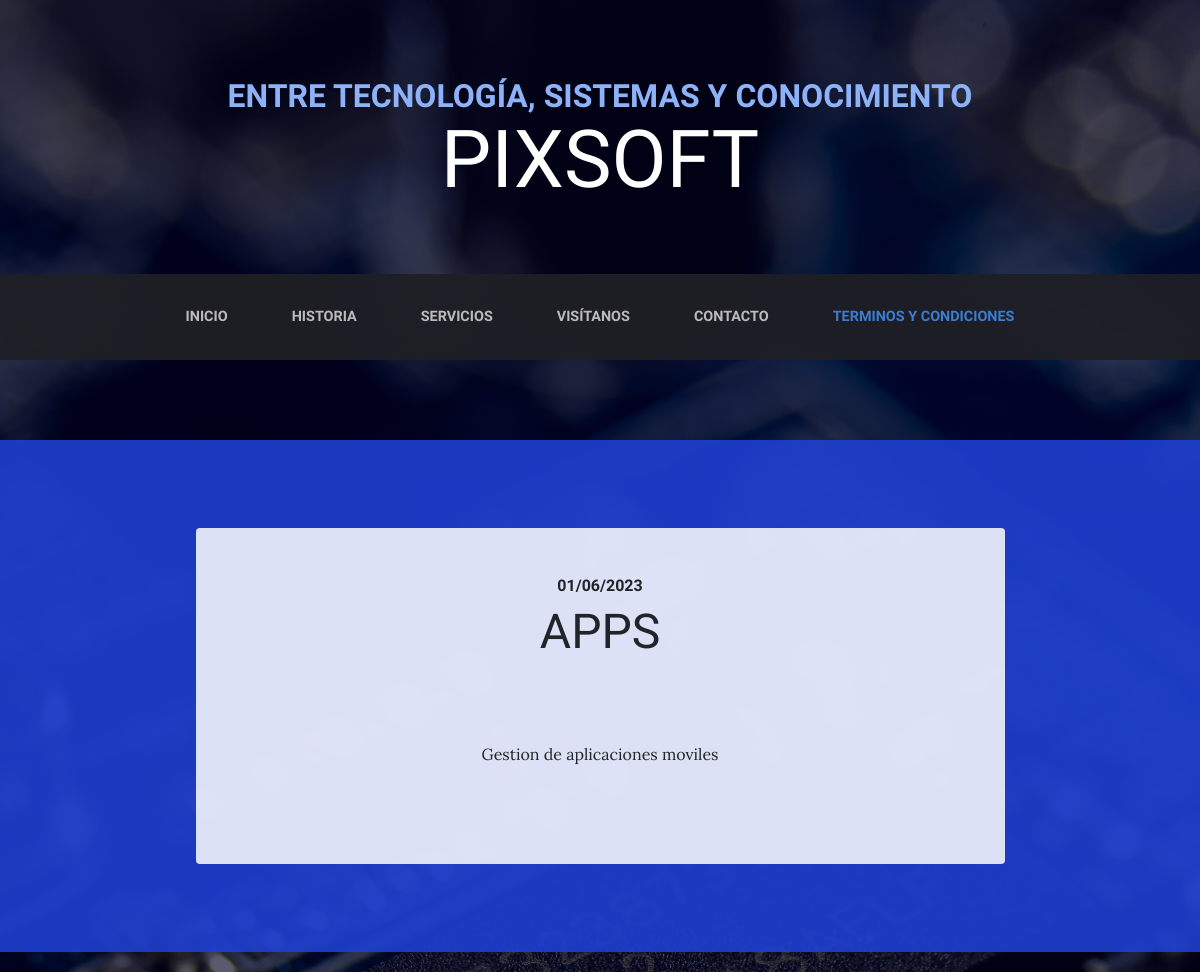
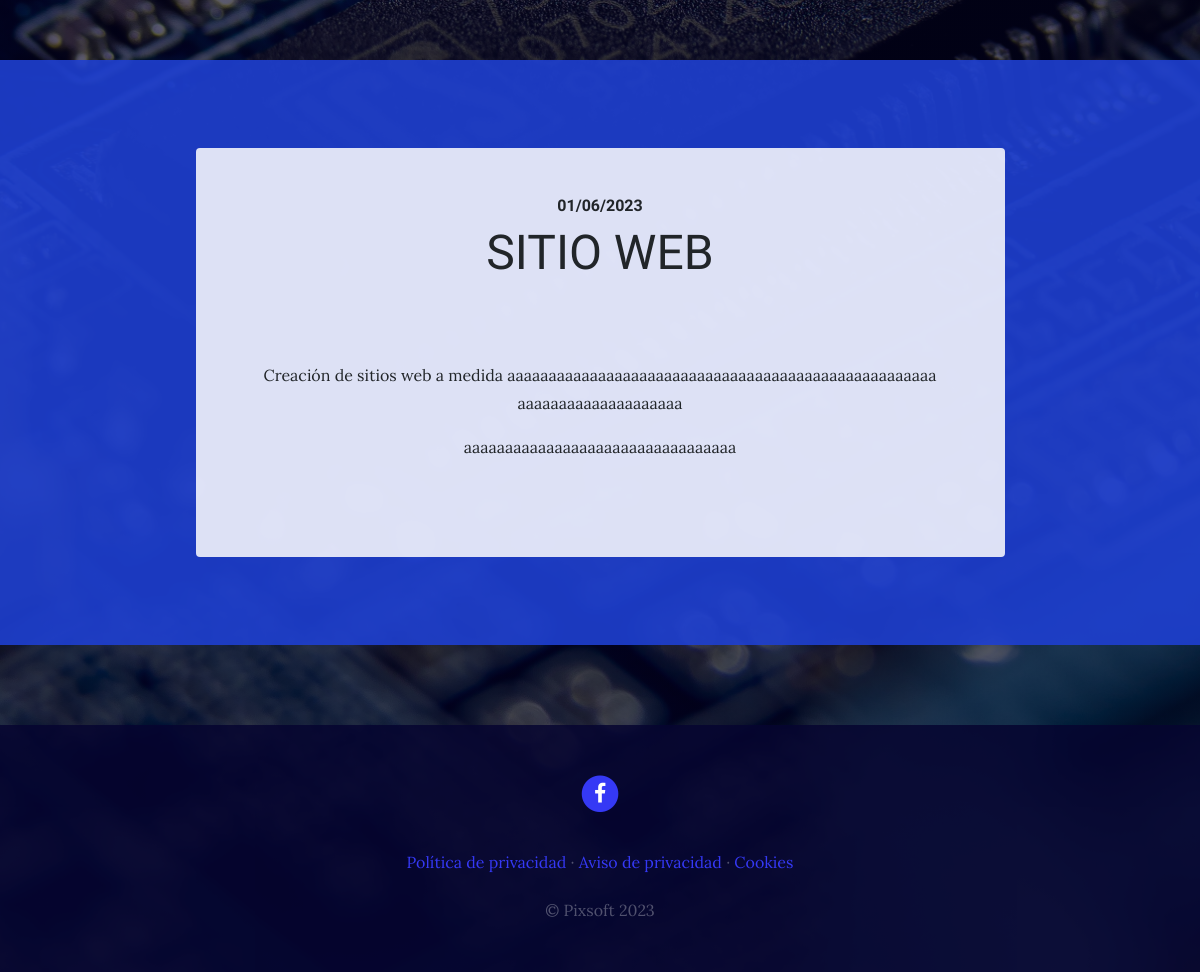
Screenshot of /blog/ with the database file from the repository (2 pictures, top to bottom).
### blog/models.py (models this page shows, shortened)
class Post(models.Model):
    title = models.CharField(max_length=200, verbose_name="Título")
    content = RichTextField(verbose_name="Contenido")
    published = models.DateTimeField(verbose_name="Fecha de edición", default=now)
    image = models.ImageField(verbose_name="Imagen", upload_to="blog", null=True, blank=True)
    author = models.ForeignKey(User, verbose_name="Autor", on_delete=models.CASCADE)
    categories = models.ManyToManyField(Category, verbose_name="Categorias")
    created = models.DateTimeField(auto_now_add=True, verbose_name="Fecha de creación")
    updated = models.DateTimeField(auto_now=True, verbose_name="Fecha de edición")
    class Meta:
        verbose_name = "entrada"
        verbose_name_plural = "entradas"
        ordering = ['-created']

### pages/models.py (models this page shows, shortened)
class Page(models.Model):
    title = models.CharField(verbose_name="TÍtulo", max_length=200)
    content = RichTextField(verbose_name="Contenido")
    order = models.SmallIntegerField(verbose_name='order', default=0)
    created = models.DateTimeField(auto_now_add=True, verbose_name="Fecha de creación")
    updated = models.DateTimeField(auto_now=True, verbose_name="Fecha de edición")
    class Meta:
        verbose_name = "página"
        verbose_name_plural = "páginas"
        ordering = ['order', 'title']

### blog/views.py (the view)
# urls.py: path('', views.blog, name="blog"),
def blog(request):
    posts = Post.objects.all()
    return render(request, 'blog/blog.html', {'posts':posts})

### pages/templatetags/pages_extras.py (called while the page is built)
@register.simple_tag
def get_page_list():
    pages = Page.objects.all()
    return pages

### social/processors.py (called while the page is built)
def ctx_dict(request):
    ctx = {}
    links = Link.objects.all()
    for link in links:
        ctx[link.Key] = link.url
    return ctx

### blog/templates/blog/blog.html (shortened to what this page needs)
{% extends 'core/base.html' %}
{% load static%}
{% block content%}
{% for post in posts %}
    <section class="page-section cta">
      <div class="container">
        <div class="row">
          <div class="col-xl-9 mx-auto">
            <div class="cta-innerv text-center rounded">
              <h2 class="section-heading mb-5">
                <span class="section-heading-upper">{{post.published| date:"SHORT_DATE_FORMAT"}}</span>
                <span class="section-heading-lower">{{post.title}}</span>
              </h2>
              <p class="mb-0 mbt">
                {{post.content|linebreaks }}
              </p>
              <p class="mb-0 mbt">
              </p>
            </div>
          </div>
        </div>
      </div>
    </section>
{% endfor %}
{% endblock %}

### core/templates/core/base.html (shortened to what this page needs)
<!DOCTYPE html>
<html lang="es">
  <head>
    {% load static %}
    <link href="{% static 'core/vendor/bootstrap/css/bootstrap.min.css' %}" rel="stylesheet">
    <link href="{% static 'core/vendor/font-awesome/css/font-awesome.min.css' %}" rel="stylesheet" type="text/css">
    <link href="{% static 'core/css/styles.css' %}" rel="stylesheet">
  </head>
  <body>
    <h1 class="site-heading text-center text-white d-none d-lg-block">
      <span class="site-heading-upper text-primary mb-3">Entre tecnología, sistemas y conocimiento</span>
      <span class="site-heading-lower">Pixsoft</span>
    </h1>
    <nav class="navbar navbar-expand-lg navbar-dark py-lg-4" id="mainNav">
      <div class="container">
        <div class="collapse navbar-collapse" id="navbarResponsive">
          <ul class="navbar-nav mx-auto">
            <li class="nav-item px-lg-4 {% if request.path == '/' %} active {% endif %}">
              <a class="nav-link text-uppercase text-expanded" href="{% url 'home' %}">Inicio</a>
            </li>
            <li class="nav-item px-lg-4 {% if request.path == '/about/' %} active {% endif %}">
              <a class="nav-link text-uppercase text-expanded" href="{% url 'about' %}">Historia</a>
            </li>
            <li class="nav-item px-lg-4 {% if request.path == '/services/' %} active {% endif %}">
              <a class="nav-link text-uppercase text-expanded" href="{% url 'services' %}">Servicios</a>
            </li>
            <li class="nav-item px-lg-4 {% if request.path == '/store/' %} active {% endif %}">
              <a class="nav-link text-uppercase text-expanded" href="{% url 'store' %}">Visítanos</a>
            </li>
            <li class="nav-item px-lg-4 {% if request.path == '/contact/' %} active {% endif %}">
              <a class="nav-link text-uppercase text-expanded" href="{% url 'contact' %}">Contacto</a>
            </li>
            <li class="nav-item px-lg-4 {% if request.path == '/blog/' %} active {% endif %}">
              <a class="nav-link text-uppercase text-expanded" href="{% url 'blog' %}">Terminos y condiciones</a>
            </li>
          </ul>
        </div>
      </div>
    </nav>
    {% block content%}
    {% endblock %}
        <footer class="footer text-faded text-center py-5">
          <div class="container">
            <p class="m-0">
        {% if LINK_FACEBOOK %}
        <a href="{{LINK_FACEBOOK}}" class="link">
            <span class="fa-stack fa-lg">
            <i class="fa fa-circle fa-stack-2x"></i>
            <i class="fa fa-facebook fa-stack-1x fa-inverse"></i>
            </span>
        </a>
        {% endif %}
    </p>
        <p class="m-0 mbt">
          {% load pages_extras %}
          {% get_page_list as page_list %}
          {% for page in page_list %}
            <a href="{% url 'page' page.id page.title|slugify %}" class="link">{{page.title}}</a> {% if not forloop.last %}·{% endif %}
          {% endfor %}
		</p>
        <p class="m-0 mbt1">&copy; Pixsoft 2023</p>
      </div>
	</footer>
  </body>
</html>

### core/static/core/css/styles.css (style rules this page uses)
body { font-family: 'Lora'; background: linear-gradient(rgba(2, 2, 32, 0.651), rgba(2, 2, 32, 0.651)), url("../img/3.jpg"); background-attachment: fixed; background-position: center; background-size: cover; }
h1, h2, h3, h4, h5, h6 { font-family: 'Raleway'; }
p { line-height: 1.75; }
.text-faded { color: rgba(255, 255, 255, 0.3); }
.site-heading { margin-top: 5rem; margin-bottom: 5rem; text-transform: uppercase; line-height: 1; font-family: 'Raleway'; }
.site-heading .site-heading-upper { display: block; font-size: 2rem; font-weight: 800; }
.site-heading .site-heading-lower { font-size: 5rem; font-weight: 100; line-height: 4rem; }
.page-section { margin-top: 5rem; margin-bottom: 5rem; }
.section-heading { text-transform: uppercase; }
.section-heading .section-heading-upper { display: block; font-size: 1rem; font-weight: 800; padding-bottom:.5rem; }
.section-heading .section-heading-lower { display: block; font-size: 3rem; font-weight: 100; }
#mainNav { background-color: rgba(31, 31, 37, 0.952); font-family: 'Raleway'; }
#mainNav .navbar-nav .nav-item .nav-link { color: rgba(255, 255, 255, 0.7); font-weight: 800; }
#mainNav .navbar-nav .nav-item.active .nav-link { color: #3d7dcf; }
@media (min-width: 992px) { #mainNav .navbar-nav .nav-item .nav-link { font-size: 0.9rem; } }
.cta { padding-top: 5rem; padding-bottom: 5rem; background-color: rgba(31, 64, 209, 0.9); }
.cta .cta-innerv { position: relative; padding: 3rem; margin: 0.5rem; background-color: rgba(255, 255, 255, 0.85); }
.footer { background-color: rgba(6, 5, 49, 0.856); }
.text-primary { color: #8db2f7 !important; }
.mbt { padding-top: 2rem; }
.mbt1 { padding-top: 1.25rem; }
a.link { color: #3539f5; }

### rows the page displays
Post: published "01/06/2023", title "APPS", content "Gestion de aplicaciones moviles"
Post: published "01/06/2023", title "SITIO WEB", content "Creación de sitios web a medida aaaaaaaaaaaaaaaaaaaaaaaaaaaaaaaaaaaaaaaaaaaaaaaaaaaa aaaaaaaaaaaaaaaaaaaa aaaaaaaaaaaaaaaaaaaaaaaaaaaaaaaaa"
Page: title "Política de privacidad"
Page: title "Aviso de privacidad"
Page: title "Cookies"
